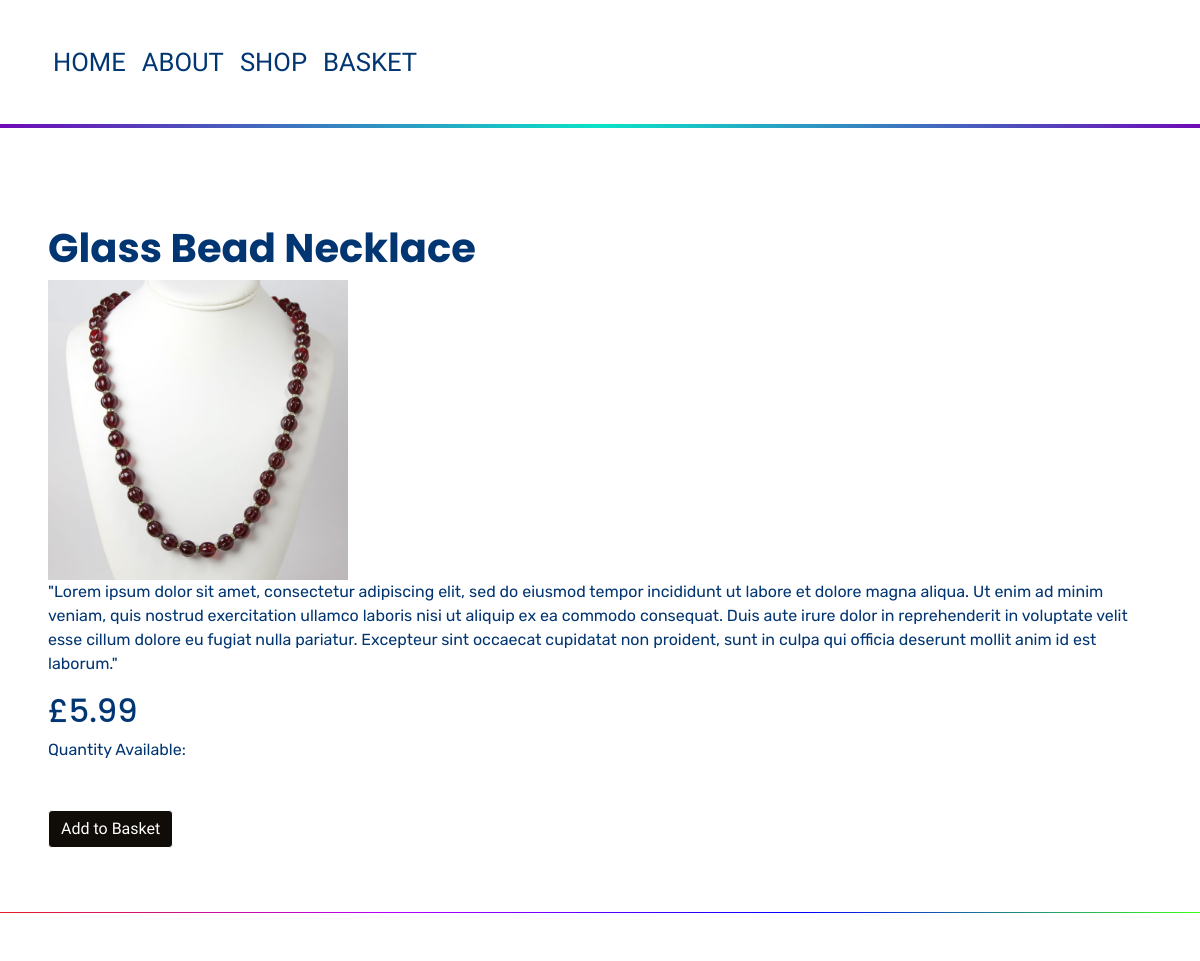
/products/glass-bead-necklace, run on the app's committed database.
### main/models.py (models this page shows, shortened)
class Product(models.Model):
	name = models.CharField(max_length=200)
	short_description = models.TextField(null=True, blank=True)
	long_description = models.TextField(null=True, blank=True)
	price = models.DecimalField(default=4.00, max_digits=100, decimal_places=2)
	slug = models.SlugField(null=False, unique=True)
	image = models.ImageField(upload_to='product_image')
	category = models.ForeignKey(Category, on_delete=models.CASCADE, related_name='Category', blank=True)

### main/views.py (the view)
# urls.py: path('products/<slug:slug>', ProductDetailView.as_view(), name='product_detail'),
class ProductDetailView(DetailView):
    model = Product
    template_name = 'main/product_detail.html'

### main/templates/main/product_detail.html (shortened to what this page needs)
{% extends "main/base.html" %}
{% load crispy_forms_tags %}
{% block content %}
<div>
    <h1>{{ object.name }}</h1>
    <img src="{{ object.image.url }}" width="300" height="300" />
    <p>{{ object.long_description }}</p>
    <h2>£{{ object.price }}</h2>
    <p>Quantity Available: {{ object.quantity }}</p>
    <form method='GET' action='{% url "update_basket" object.slug %}'>
        <div class='form-group'>
            <input type="submit" class="btn btn-primary" value='Add to Basket'>
        </div>
    </form>
</div>
{% endblock content %}

### main/static/main/main.css (style rules this page uses)
html, body { height: 100%; }
body { background-color: white; padding-top: 10rem; display: flex; flex-direction: column; }
p { color: #023672; font-family: 'Rubik'; font-size: 1rem; }
h1, h2, h3, h4, h5, h6 { color: #023672; font-family: 'Poppins'; }
h1 { font-weight: bold; font-size: 2.5rem; }
h2 { font-size: 2rem; }
.form-group { padding-top: 2rem; font-family: 'Red Rose'; color: #023672; justify-content: center; }
.btn-primary { background-color: #100c08; border-color: white; }

### data on the page
Product: name "Glass Bead Necklace", image (picture), long_description "\"Lorem ipsum dolor sit amet, consectetur adipiscing elit, sed do eiusmod tempor incididunt ut labore et dolore magna aliqua. Ut enim ad minim veniam, quis nostrud exercitation ullamco laboris nisi ut aliquip ex ea commodo consequat. Duis aute irure dolor in reprehenderit in voluptate velit esse cillum dolore eu fugiat nulla pariatur. Excepteur sint occaecat cupidatat non proident, sunt in culpa qui officia deserunt mollit anim id est laborum.\"", price "5.99"
